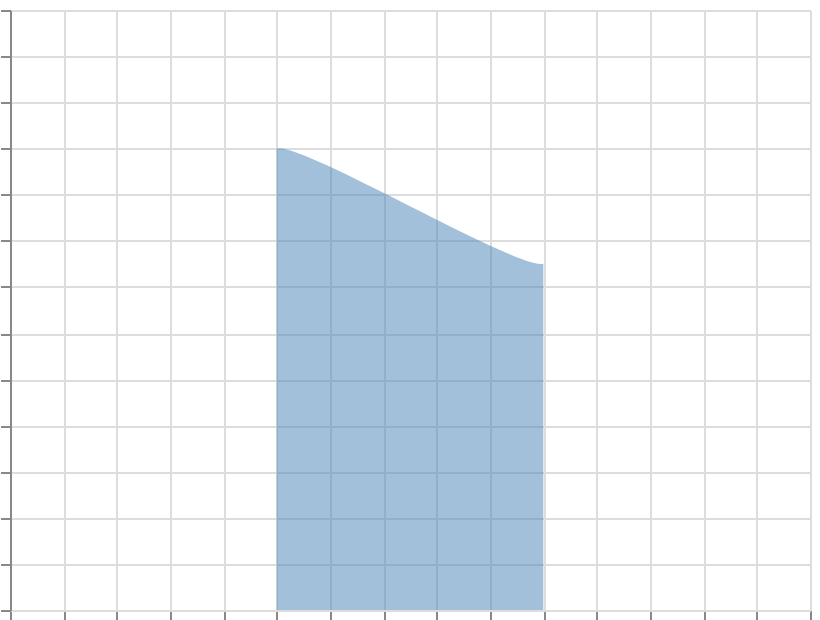

Vega-Lite specification for this chart:
### Vega specification from a JSON file in a GitHub repository (floating-point values rounded to 4 significant figures)
{"$schema": "https://vega.github.io/schema/vega/v6.json", "width": 400, "height": 300, "padding": 5, "autosize": "none", "data": [{"name": "table", "values": [{"x": 0, "y": 10}, {"x": 1, "y": 20}, {"x": 2, "y": 15}, {"x": 3, "y": 25}]}], "scales": [{"name": "x", "type": "linear", "domain": {"data": "table", "field": "x"}, "range": "width", "nice": true}, {"name": "y", "type": "linear", "domain": {"data": "table", "field": "y"}, "range": [{"signal": "height"}, 0], "nice": true}], "marks": [{"type": "area", "from": {"data": "table"}, "encode": {"update": {"x": {"scale": "x", "field": "x"}, "y": {"scale": "y", "field": "y"}, "y2": {"scale": "y", "value": 0}, "fill": {"value": "steelblue"}, "fillOpacity": {"value": 0.5}, "interpolate": {"value": "cardinal-open"}, "tension": {"value": 0.7}}}}], "axes": [{"scale": "x", "orient": "bottom", "grid": true, "labels": false}, {"scale": "y", "orient": "left", "grid": true, "labels": false}]}
